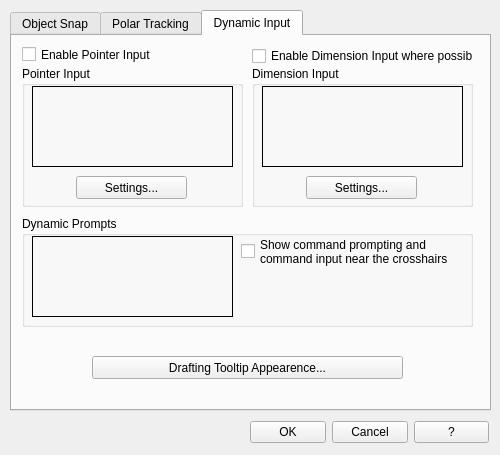
<?xml version="1.0" encoding="UTF-8"?>
<ui version="4.0">
 <class>DSettings_Dialog</class>
 <widget class="QDialog" name="DSettings_Dialog">
  <property name="windowModality">
   <enum>Qt::ApplicationModal</enum>
  </property>
  <property name="geometry">
   <rect>
    <x>0</x>
    <y>0</y>
    <width>500</width>
    <height>455</height>
   </rect>
  </property>
  <property name="minimumSize">
   <size>
    <width>500</width>
    <height>455</height>
   </size>
  </property>
  <property name="maximumSize">
   <size>
    <width>500</width>
    <height>455</height>
   </size>
  </property>
  <property name="mouseTracking">
   <bool>true</bool>
  </property>
  <property name="contextMenuPolicy">
   <enum>Qt::DefaultContextMenu</enum>
  </property>
  <property name="windowTitle">
   <string>QAD - Drawing settings</string>
  </property>
  <property name="modal">
   <bool>true</bool>
  </property>
  <widget class="QTabWidget" name="tabWidget">
   <property name="geometry">
    <rect>
     <x>10</x>
     <y>10</y>
     <width>481</width>
     <height>401</height>
    </rect>
   </property>
   <property name="currentIndex">
    <number>2</number>
   </property>
   <widget class="QWidget" name="tab_1">
    <attribute name="title">
     <string>Object Snap</string>
    </attribute>
    <widget class="QGroupBox" name="groupBox">
     <property name="geometry">
      <rect>
       <x>10</x>
       <y>40</y>
       <width>451</width>
       <height>321</height>
      </rect>
     </property>
     <property name="title">
      <string>Object Snap modes</string>
     </property>
     <widget class="QWidget" name="layoutWidget">
      <property name="geometry">
       <rect>
        <x>100</x>
        <y>290</y>
        <width>261</width>
        <height>25</height>
       </rect>
      </property>
      <layout class="QHBoxLayout" name="horizontalLayout_2">
       <item>
        <widget class="QPushButton" name="pushButton_SelectALL">
         <property name="text">
          <string>Select All</string>
         </property>
        </widget>
       </item>
       <item>
        <widget class="QPushButton" name="pushButton_DeSelectALL">
         <property name="text">
          <string>Deselect All</string>
         </property>
        </widget>
       </item>
      </layout>
     </widget>
     <widget class="QWidget" name="layoutWidget">
      <property name="geometry">
       <rect>
        <x>240</x>
        <y>20</y>
        <width>191</width>
        <height>261</height>
       </rect>
      </property>
      <layout class="QGridLayout" name="gridLayout">
       <item row="3" column="0">
        <widget class="QLabel" name="label_5">
         <property name="text">
          <string/>
         </property>
         <property name="pixmap">
          <pixmap resource="qad_dsettings.qrc">:/plugins/qad/icons/dsettings/OSNAP_EXTP.png</pixmap>
         </property>
        </widget>
       </item>
       <item row="4" column="0">
        <widget class="QLabel" name="label_13">
         <property name="text">
          <string/>
         </property>
         <property name="pixmap">
          <pixmap resource="qad_dsettings.qrc">:/plugins/qad/icons/dsettings/OSNAP_PARP.png</pixmap>
         </property>
        </widget>
       </item>
       <item row="5" column="0">
        <widget class="QLabel" name="label_14">
         <property name="text">
          <string/>
         </property>
         <property name="pixmap">
          <pixmap resource="qad_dsettings.qrc">:/plugins/qad/icons/dsettings/OSNAP_PROGP.png</pixmap>
         </property>
        </widget>
       </item>
       <item row="6" column="0">
        <widget class="QLabel" name="label_2">
         <property name="text">
          <string/>
         </property>
         <property name="pixmap">
          <pixmap resource="qad_dsettings.qrc">:/plugins/qad/icons/dsettings/OSNAP_EXTINT.png</pixmap>
         </property>
        </widget>
       </item>
       <item row="1" column="0">
        <widget class="QLabel" name="label_9">
         <property name="text">
          <string/>
         </property>
         <property name="pixmap">
          <pixmap resource="qad_dsettings.qrc">:/plugins/qad/icons/dsettings/OSNAP_PERP.png</pixmap>
         </property>
        </widget>
       </item>
       <item row="1" column="1">
        <widget class="QCheckBox" name="checkBox_PERP">
         <property name="toolTip">
          <string>&lt;!DOCTYPE HTML PUBLIC &quot;-//W3C//DTD HTML 4.0//EN&quot; &quot;http://www.w3.org/TR/REC-html40/strict.dtd&quot;&gt;
&lt;html&gt;&lt;head&gt;&lt;meta name=&quot;qrichtext&quot; content=&quot;1&quot; /&gt;&lt;style type=&quot;text/css&quot;&gt;
p, li { white-space: pre-wrap; }
&lt;/style&gt;&lt;/head&gt;&lt;body style=&quot; font-family:'MS Shell Dlg 2'; font-size:8.25pt; font-weight:400; font-style:normal;&quot;&gt;
&lt;p style=&quot; margin-top:12px; margin-bottom:12px; margin-left:0px; margin-right:0px; -qt-block-indent:0; text-indent:0px;&quot;&gt;Perpendicular OSnap: orthogonal projection of a given point on a segment.&lt;/p&gt;
&lt;p style=&quot; margin-top:12px; margin-bottom:12px; margin-left:0px; margin-right:0px; -qt-block-indent:0; text-indent:0px;&quot;&gt;&lt;img src=&quot;:/plugins/qad/icons/dsettings/OSNAP_ToolTIP_PERP.png&quot; /&gt;&lt;/p&gt;&lt;/body&gt;&lt;/html&gt;</string>
         </property>
         <property name="text">
          <string>Perpendicular</string>
         </property>
         <property name="tristate">
          <bool>false</bool>
         </property>
        </widget>
       </item>
       <item row="2" column="0">
        <widget class="QLabel" name="label_10">
         <property name="text">
          <string/>
         </property>
         <property name="pixmap">
          <pixmap resource="qad_dsettings.qrc">:/plugins/qad/icons/dsettings/OSNAP_TANP.png</pixmap>
         </property>
        </widget>
       </item>
       <item row="2" column="1">
        <widget class="QCheckBox" name="checkBox_TANP">
         <property name="toolTip">
          <string>&lt;!DOCTYPE HTML PUBLIC &quot;-//W3C//DTD HTML 4.0//EN&quot; &quot;http://www.w3.org/TR/REC-html40/strict.dtd&quot;&gt;
&lt;html&gt;&lt;head&gt;&lt;meta name=&quot;qrichtext&quot; content=&quot;1&quot; /&gt;&lt;style type=&quot;text/css&quot;&gt;
p, li { white-space: pre-wrap; }
&lt;/style&gt;&lt;/head&gt;&lt;body style=&quot; font-family:'MS Shell Dlg 2'; font-size:8.25pt; font-weight:400; font-style:normal;&quot;&gt;
&lt;p style=&quot; margin-top:12px; margin-bottom:12px; margin-left:0px; margin-right:0px; -qt-block-indent:0; text-indent:0px;&quot;&gt;tangent point on a curve of a line passing through a given point.&lt;/p&gt;
&lt;p style=&quot; margin-top:12px; margin-bottom:12px; margin-left:0px; margin-right:0px; -qt-block-indent:0; text-indent:0px;&quot;&gt;&lt;img src=&quot;:/plugins/qad/icons/dsettings/OSNAP_ToolTIP_TANP.png&quot; /&gt;&lt;/p&gt;&lt;/body&gt;&lt;/html&gt;</string>
         </property>
         <property name="text">
          <string>Tangent</string>
         </property>
         <property name="tristate">
          <bool>false</bool>
         </property>
        </widget>
       </item>
       <item row="3" column="1">
        <widget class="QCheckBox" name="checkBox_EXTP">
         <property name="toolTip">
          <string>&lt;!DOCTYPE HTML PUBLIC &quot;-//W3C//DTD HTML 4.0//EN&quot; &quot;http://www.w3.org/TR/REC-html40/strict.dtd&quot;&gt;
&lt;html&gt;&lt;head&gt;&lt;meta name=&quot;qrichtext&quot; content=&quot;1&quot; /&gt;&lt;style type=&quot;text/css&quot;&gt;
p, li { white-space: pre-wrap; }
&lt;/style&gt;&lt;/head&gt;&lt;body style=&quot; font-family:'MS Shell Dlg 2'; font-size:8.25pt; font-weight:400; font-style:normal;&quot;&gt;
&lt;p style=&quot; margin-top:12px; margin-bottom:12px; margin-left:0px; margin-right:0px; -qt-block-indent:0; text-indent:0px;&quot;&gt;Extension OSnap: point on the segment extension until the cursor position.&lt;/p&gt;
&lt;p style=&quot; margin-top:12px; margin-bottom:12px; margin-left:0px; margin-right:0px; -qt-block-indent:0; text-indent:0px;&quot;&gt;&lt;img src=&quot;:/plugins/qad/icons/dsettings/OSNAP_ToolTIP_EXTP.png&quot; /&gt;&lt;/p&gt;&lt;/body&gt;&lt;/html&gt;</string>
         </property>
         <property name="text">
          <string>Extend</string>
         </property>
         <property name="tristate">
          <bool>false</bool>
         </property>
        </widget>
       </item>
       <item row="4" column="1">
        <widget class="QCheckBox" name="checkBox_PARALP">
         <property name="toolTip">
          <string>&lt;!DOCTYPE HTML PUBLIC &quot;-//W3C//DTD HTML 4.0//EN&quot; &quot;http://www.w3.org/TR/REC-html40/strict.dtd&quot;&gt;
&lt;html&gt;&lt;head&gt;&lt;meta name=&quot;qrichtext&quot; content=&quot;1&quot; /&gt;&lt;style type=&quot;text/css&quot;&gt;
p, li { white-space: pre-wrap; }
&lt;/style&gt;&lt;/head&gt;&lt;body style=&quot; font-family:'MS Shell Dlg 2'; font-size:8.25pt; font-weight:400; font-style:normal;&quot;&gt;
&lt;p style=&quot; margin-top:12px; margin-bottom:12px; margin-left:0px; margin-right:0px; -qt-block-indent:0; text-indent:0px;&quot;&gt;&lt;span style=&quot; font-size:8pt;&quot;&gt;Parallel OSnap: point on a line, passing through a given point, parallel to a segment.&lt;/span&gt;&lt;/p&gt;
&lt;p style=&quot; margin-top:12px; margin-bottom:12px; margin-left:0px; margin-right:0px; -qt-block-indent:0; text-indent:0px;&quot;&gt;&lt;img src=&quot;:/plugins/qad/icons/dsettings/OSNAP_ToolTIP_PARLP.png&quot; /&gt;&lt;/p&gt;&lt;/body&gt;&lt;/html&gt;</string>
         </property>
         <property name="text">
          <string>Parallel</string>
         </property>
         <property name="tristate">
          <bool>false</bool>
         </property>
        </widget>
       </item>
       <item row="5" column="1">
        <widget class="QCheckBox" name="checkBox_PROGRESP">
         <property name="toolTip">
          <string>&lt;!DOCTYPE HTML PUBLIC &quot;-//W3C//DTD HTML 4.0//EN&quot; &quot;http://www.w3.org/TR/REC-html40/strict.dtd&quot;&gt;
&lt;html&gt;&lt;head&gt;&lt;meta name=&quot;qrichtext&quot; content=&quot;1&quot; /&gt;&lt;style type=&quot;text/css&quot;&gt;
p, li { white-space: pre-wrap; }
&lt;/style&gt;&lt;/head&gt;&lt;body style=&quot; font-family:'MS Shell Dlg 2'; font-size:8.25pt; font-weight:400; font-style:normal;&quot;&gt;
&lt;p style=&quot; margin-top:12px; margin-bottom:12px; margin-left:0px; margin-right:0px; -qt-block-indent:0; text-indent:0px;&quot;&gt;&lt;span style=&quot; font-size:8pt;&quot;&gt;Progressive OSnap: point at a given distance along a geometry line: from a vertex we can set a point at a distance measured along the geometry line.&lt;/span&gt;&lt;/p&gt;
&lt;p style=&quot; margin-top:12px; margin-bottom:12px; margin-left:0px; margin-right:0px; -qt-block-indent:0; text-indent:0px;&quot;&gt;&lt;img src=&quot;:/plugins/qad/icons/dsettings/OSNAP_ToolTIP_PROGRESP.png&quot; /&gt;&lt;/p&gt;&lt;/body&gt;&lt;/html&gt;</string>
         </property>
         <property name="text">
          <string>Progressive</string>
         </property>
         <property name="tristate">
          <bool>false</bool>
         </property>
        </widget>
       </item>
       <item row="6" column="1">
        <widget class="QCheckBox" name="checkBox_EXT_INT">
         <property name="toolTip">
          <string>&lt;!DOCTYPE HTML PUBLIC &quot;-//W3C//DTD HTML 4.0//EN&quot; &quot;http://www.w3.org/TR/REC-html40/strict.dtd&quot;&gt;
&lt;html&gt;&lt;head&gt;&lt;meta name=&quot;qrichtext&quot; content=&quot;1&quot; /&gt;&lt;style type=&quot;text/css&quot;&gt;
p, li { white-space: pre-wrap; }
&lt;/style&gt;&lt;/head&gt;&lt;body style=&quot; font-family:'MS Shell Dlg 2'; font-size:8.25pt; font-weight:400; font-style:normal;&quot;&gt;
&lt;p style=&quot; margin-top:12px; margin-bottom:12px; margin-left:0px; margin-right:0px; -qt-block-indent:0; text-indent:0px;&quot;&gt;&lt;span style=&quot; font-size:8pt;&quot;&gt;Intersection on extension OSnap: intersection point of the extensions of two segments.&lt;/span&gt;&lt;/p&gt;
&lt;p style=&quot; margin-top:12px; margin-bottom:12px; margin-left:0px; margin-right:0px; -qt-block-indent:0; text-indent:0px;&quot;&gt;&lt;img src=&quot;:/plugins/qad/icons/dsettings/OSNAP_ToolTIP_EXTINT.png&quot; /&gt;&lt;/p&gt;&lt;/body&gt;&lt;/html&gt;</string>
         </property>
         <property name="text">
          <string>Intersection on extension</string>
         </property>
        </widget>
       </item>
       <item row="0" column="1">
        <widget class="QCheckBox" name="checkBox_QUADP">
         <property name="toolTip">
          <string>&lt;!DOCTYPE HTML PUBLIC &quot;-//W3C//DTD HTML 4.0//EN&quot; &quot;http://www.w3.org/TR/REC-html40/strict.dtd&quot;&gt;
&lt;html&gt;&lt;head&gt;&lt;meta name=&quot;qrichtext&quot; content=&quot;1&quot; /&gt;&lt;style type=&quot;text/css&quot;&gt;
p, li { white-space: pre-wrap; }
&lt;/style&gt;&lt;/head&gt;&lt;body style=&quot; font-family:'MS Shell Dlg 2'; font-size:8.25pt; font-weight:400; font-style:normal;&quot;&gt;
&lt;p style=&quot; margin-top:12px; margin-bottom:12px; margin-left:0px; margin-right:0px; -qt-block-indent:0; text-indent:0px;&quot;&gt;Quadrant OSnap: intersections of the cartesian axis with a circumference of a circle or an arc.&lt;/p&gt;
&lt;p style=&quot; margin-top:12px; margin-bottom:12px; margin-left:0px; margin-right:0px; -qt-block-indent:0; text-indent:0px;&quot;&gt;&lt;img src=&quot;:/plugins/qad/icons/dsettings/OSNAP_ToolTIP_QUADP.png&quot; /&gt;&lt;/p&gt;&lt;/body&gt;&lt;/html&gt;</string>
         </property>
         <property name="text">
          <string>Quadrant</string>
         </property>
         <property name="tristate">
          <bool>false</bool>
         </property>
        </widget>
       </item>
       <item row="0" column="0">
        <widget class="QLabel" name="label_3">
         <property name="text">
          <string/>
         </property>
         <property name="pixmap">
          <pixmap resource="qad_dsettings.qrc">:/plugins/qad/icons/dsettings/OSNAP_QUADP.png</pixmap>
         </property>
        </widget>
       </item>
      </layout>
     </widget>
     <widget class="QLineEdit" name="lineEdit_ProgrDistance">
      <property name="geometry">
       <rect>
        <x>380</x>
        <y>210</y>
        <width>41</width>
        <height>20</height>
       </rect>
      </property>
     </widget>
     <widget class="QWidget" name="layoutWidget">
      <property name="geometry">
       <rect>
        <x>10</x>
        <y>20</y>
        <width>161</width>
        <height>261</height>
       </rect>
      </property>
      <layout class="QGridLayout" name="gridLayout_2" columnstretch="0,0">
       <property name="sizeConstraint">
        <enum>QLayout::SetMinimumSize</enum>
       </property>
       <item row="0" column="1">
        <widget class="QCheckBox" name="checkBox_END_PLINE">
         <property name="toolTip">
          <string>&lt;!DOCTYPE HTML PUBLIC &quot;-//W3C//DTD HTML 4.0//EN&quot; &quot;http://www.w3.org/TR/REC-html40/strict.dtd&quot;&gt;
&lt;html&gt;&lt;head&gt;&lt;meta name=&quot;qrichtext&quot; content=&quot;1&quot; /&gt;&lt;style type=&quot;text/css&quot;&gt;
p, li { white-space: pre-wrap; }
&lt;/style&gt;&lt;/head&gt;&lt;body style=&quot; font-family:'MS Shell Dlg 2'; font-size:8.25pt; font-weight:400; font-style:normal;&quot;&gt;
&lt;p style=&quot; margin-top:12px; margin-bottom:12px; margin-left:0px; margin-right:0px; -qt-block-indent:0; text-indent:0px;&quot;&gt;&lt;span style=&quot; font-size:8pt;&quot;&gt;Start / End OSnap: starting and ending vertices of a linear geometry.&lt;/span&gt;&lt;/p&gt;
&lt;p style=&quot; margin-top:12px; margin-bottom:12px; margin-left:0px; margin-right:0px; -qt-block-indent:0; text-indent:0px;&quot;&gt;&lt;img src=&quot;:/plugins/qad/icons/dsettings/OSNAP_ToolTIP_END_PLINE.png&quot; /&gt;&lt;/p&gt;&lt;/body&gt;&lt;/html&gt;</string>
         </property>
         <property name="text">
          <string>Start / End</string>
         </property>
        </widget>
       </item>
       <item row="1" column="0">
        <widget class="QLabel" name="label_ENDP">
         <property name="text">
          <string/>
         </property>
         <property name="pixmap">
          <pixmap resource="qad_dsettings.qrc">:/plugins/qad/icons/dsettings/OSNAP_ENDP.png</pixmap>
         </property>
        </widget>
       </item>
       <item row="1" column="1">
        <widget class="QCheckBox" name="checkBox_ENDP">
         <property name="toolTip">
          <string comment="aa" extracomment="aa">&lt;!DOCTYPE HTML PUBLIC &quot;-//W3C//DTD HTML 4.0//EN&quot; &quot;http://www.w3.org/TR/REC-html40/strict.dtd&quot;&gt;
&lt;html&gt;&lt;head&gt;&lt;meta name=&quot;qrichtext&quot; content=&quot;1&quot; /&gt;&lt;style type=&quot;text/css&quot;&gt;
p, li { white-space: pre-wrap; }
&lt;/style&gt;&lt;/head&gt;&lt;body style=&quot; font-family:'MS Shell Dlg 2'; font-size:8.25pt; font-weight:400; font-style:normal;&quot;&gt;
&lt;p style=&quot; margin-top:12px; margin-bottom:12px; margin-left:0px; margin-right:0px; -qt-block-indent:0; text-indent:0px;&quot;&gt;Start / End segment OSnap: starting and ending vertices of each segment of a geometry.&lt;/p&gt;
&lt;p style=&quot; margin-top:12px; margin-bottom:12px; margin-left:0px; margin-right:0px; -qt-block-indent:0; text-indent:0px;&quot;&gt;&lt;img src=&quot;:/plugins/qad/icons/dsettings/OSNAP_ToolTIP_ENDP.png&quot; /&gt;&lt;/p&gt;&lt;/body&gt;&lt;/html&gt;</string>
         </property>
         <property name="text">
          <string>Segment Start / End</string>
         </property>
         <property name="tristate">
          <bool>false</bool>
         </property>
        </widget>
       </item>
       <item row="2" column="0">
        <widget class="QLabel" name="label_MIDP">
         <property name="text">
          <string/>
         </property>
         <property name="pixmap">
          <pixmap resource="qad_dsettings.qrc">:/plugins/qad/icons/dsettings/OSNAP_MEDP.png</pixmap>
         </property>
        </widget>
       </item>
       <item row="2" column="1">
        <widget class="QCheckBox" name="checkBox_MIDP">
         <property name="toolTip">
          <string>&lt;!DOCTYPE HTML PUBLIC &quot;-//W3C//DTD HTML 4.0//EN&quot; &quot;http://www.w3.org/TR/REC-html40/strict.dtd&quot;&gt;
&lt;html&gt;&lt;head&gt;&lt;meta name=&quot;qrichtext&quot; content=&quot;1&quot; /&gt;&lt;style type=&quot;text/css&quot;&gt;
p, li { white-space: pre-wrap; }
&lt;/style&gt;&lt;/head&gt;&lt;body style=&quot; font-family:'MS Shell Dlg 2'; font-size:8.25pt; font-weight:400; font-style:normal;&quot;&gt;
&lt;p style=&quot; margin-top:12px; margin-bottom:12px; margin-left:0px; margin-right:0px; -qt-block-indent:0; text-indent:0px;&quot;&gt;Middle point OSnap: middle point of each segment of a geometry.&lt;/p&gt;
&lt;p style=&quot; margin-top:12px; margin-bottom:12px; margin-left:0px; margin-right:0px; -qt-block-indent:0; text-indent:0px;&quot;&gt;&lt;img src=&quot;:/plugins/qad/icons/dsettings/OSNAP_ToolTIP_MIDP.png&quot; /&gt;&lt;/p&gt;&lt;/body&gt;&lt;/html&gt;</string>
         </property>
         <property name="text">
          <string>Middle point</string>
         </property>
         <property name="tristate">
          <bool>false</bool>
         </property>
        </widget>
       </item>
       <item row="3" column="0">
        <widget class="QLabel" name="label_4">
         <property name="text">
          <string/>
         </property>
         <property name="pixmap">
          <pixmap resource="qad_dsettings.qrc">:/plugins/qad/icons/dsettings/OSNAP_INTP.png</pixmap>
         </property>
        </widget>
       </item>
       <item row="3" column="1">
        <widget class="QCheckBox" name="checkBox_INTP">
         <property name="toolTip">
          <string>&lt;!DOCTYPE HTML PUBLIC &quot;-//W3C//DTD HTML 4.0//EN&quot; &quot;http://www.w3.org/TR/REC-html40/strict.dtd&quot;&gt;
&lt;html&gt;&lt;head&gt;&lt;meta name=&quot;qrichtext&quot; content=&quot;1&quot; /&gt;&lt;style type=&quot;text/css&quot;&gt;
p, li { white-space: pre-wrap; }
&lt;/style&gt;&lt;/head&gt;&lt;body style=&quot; font-family:'MS Shell Dlg 2'; font-size:8.25pt; font-weight:400; font-style:normal;&quot;&gt;
&lt;p style=&quot; margin-top:12px; margin-bottom:12px; margin-left:0px; margin-right:0px; -qt-block-indent:0; text-indent:0px;&quot;&gt;Intersection OSnap: intersection between two segments.&lt;/p&gt;
&lt;p style=&quot; margin-top:12px; margin-bottom:12px; margin-left:0px; margin-right:0px; -qt-block-indent:0; text-indent:0px;&quot;&gt;&lt;img src=&quot;:/plugins/qad/icons/dsettings/OSNAP_ToolTIP_INTP.png&quot; /&gt;&lt;/p&gt;&lt;/body&gt;&lt;/html&gt;</string>
         </property>
         <property name="text">
          <string>Intersection</string>
         </property>
         <property name="tristate">
          <bool>false</bool>
         </property>
        </widget>
       </item>
       <item row="4" column="0">
        <widget class="QLabel" name="label_6">
         <property name="text">
          <string/>
         </property>
         <property name="pixmap">
          <pixmap resource="qad_dsettings.qrc">:/plugins/qad/icons/dsettings/OSNAP_CENP.png</pixmap>
         </property>
        </widget>
       </item>
       <item row="4" column="1">
        <widget class="QCheckBox" name="checkBox_CENP">
         <property name="toolTip">
          <string>&lt;!DOCTYPE HTML PUBLIC &quot;-//W3C//DTD HTML 4.0//EN&quot; &quot;http://www.w3.org/TR/REC-html40/strict.dtd&quot;&gt;
&lt;html&gt;&lt;head&gt;&lt;meta name=&quot;qrichtext&quot; content=&quot;1&quot; /&gt;&lt;style type=&quot;text/css&quot;&gt;
p, li { white-space: pre-wrap; }
&lt;/style&gt;&lt;/head&gt;&lt;body style=&quot; font-family:'MS Shell Dlg 2'; font-size:8.25pt; font-weight:400; font-style:normal;&quot;&gt;
&lt;p style=&quot; margin-top:12px; margin-bottom:12px; margin-left:0px; margin-right:0px; -qt-block-indent:0; text-indent:0px;&quot;&gt;Center OSnap: center of a circle or arc or centroid of an areal geometry.&lt;/p&gt;
&lt;p style=&quot; margin-top:12px; margin-bottom:12px; margin-left:0px; margin-right:0px; -qt-block-indent:0; text-indent:0px;&quot;&gt;&lt;img src=&quot;:/plugins/qad/icons/dsettings/OSNAP_ToolTIP_CENP.png&quot; /&gt;&lt;/p&gt;&lt;/body&gt;&lt;/html&gt;</string>
         </property>
         <property name="text">
          <string>Center</string>
         </property>
         <property name="tristate">
          <bool>false</bool>
         </property>
        </widget>
       </item>
       <item row="5" column="0">
        <widget class="QLabel" name="label_7">
         <property name="text">
          <string/>
         </property>
         <property name="pixmap">
          <pixmap resource="qad_dsettings.qrc">:/plugins/qad/icons/dsettings/OSNAP_NODP.png</pixmap>
         </property>
         <property name="scaledContents">
          <bool>false</bool>
         </property>
        </widget>
       </item>
       <item row="5" column="1">
        <widget class="QCheckBox" name="checkBox_NODP">
         <property name="toolTip">
          <string>&lt;!DOCTYPE HTML PUBLIC &quot;-//W3C//DTD HTML 4.0//EN&quot; &quot;http://www.w3.org/TR/REC-html40/strict.dtd&quot;&gt;
&lt;html&gt;&lt;head&gt;&lt;meta name=&quot;qrichtext&quot; content=&quot;1&quot; /&gt;&lt;style type=&quot;text/css&quot;&gt;
p, li { white-space: pre-wrap; }
&lt;/style&gt;&lt;/head&gt;&lt;body style=&quot; font-family:'MS Shell Dlg 2'; font-size:8.25pt; font-weight:400; font-style:normal;&quot;&gt;
&lt;p style=&quot; margin-top:12px; margin-bottom:12px; margin-left:0px; margin-right:0px; -qt-block-indent:0; text-indent:0px;&quot;&gt;Node OSnap: coordinate of a punctual geometry.&lt;/p&gt;
&lt;p style=&quot; margin-top:12px; margin-bottom:12px; margin-left:0px; margin-right:0px; -qt-block-indent:0; text-indent:0px;&quot;&gt;&lt;img src=&quot;:/plugins/qad/icons/dsettings/OSNAP_ToolTIP_NODP.png&quot; /&gt;&lt;/p&gt;&lt;/body&gt;&lt;/html&gt;</string>
         </property>
         <property name="text">
          <string>Node</string>
         </property>
         <property name="tristate">
          <bool>false</bool>
         </property>
        </widget>
       </item>
       <item row="6" column="0">
        <widget class="QLabel" name="label_11">
         <property name="text">
          <string/>
         </property>
         <property name="pixmap">
          <pixmap resource="qad_dsettings.qrc">:/plugins/qad/icons/dsettings/OSNAP_NEARP.png</pixmap>
         </property>
        </widget>
       </item>
       <item row="6" column="1">
        <widget class="QCheckBox" name="checkBox_NEARP">
         <property name="toolTip">
          <string>&lt;!DOCTYPE HTML PUBLIC &quot;-//W3C//DTD HTML 4.0//EN&quot; &quot;http://www.w3.org/TR/REC-html40/strict.dtd&quot;&gt;
&lt;html&gt;&lt;head&gt;&lt;meta name=&quot;qrichtext&quot; content=&quot;1&quot; /&gt;&lt;style type=&quot;text/css&quot;&gt;
p, li { white-space: pre-wrap; }
&lt;/style&gt;&lt;/head&gt;&lt;body style=&quot; font-family:'MS Shell Dlg 2'; font-size:8.25pt; font-weight:400; font-style:normal;&quot;&gt;
&lt;p style=&quot; margin-top:12px; margin-bottom:12px; margin-left:0px; margin-right:0px; -qt-block-indent:0; text-indent:0px;&quot;&gt;Near OSnap: point of a segment close to the cursor position.&lt;/p&gt;
&lt;p style=&quot; margin-top:12px; margin-bottom:12px; margin-left:0px; margin-right:0px; -qt-block-indent:0; text-indent:0px;&quot;&gt;&lt;img src=&quot;:/plugins/qad/icons/dsettings/OSNAP_ToolTIP_NEARP.png&quot; /&gt;&lt;/p&gt;&lt;/body&gt;&lt;/html&gt;</string>
         </property>
         <property name="text">
          <string>Near</string>
         </property>
         <property name="tristate">
          <bool>false</bool>
         </property>
        </widget>
       </item>
       <item row="0" column="0">
        <widget class="QLabel" name="label_8">
         <property name="text">
          <string/>
         </property>
         <property name="pixmap">
          <pixmap resource="qad_dsettings.qrc">:/plugins/qad/icons/dsettings/OSNAP_ENDP.png</pixmap>
         </property>
        </widget>
       </item>
      </layout>
     </widget>
    </widget>
    <widget class="QCheckBox" name="checkBox_IsOsnapON">
     <property name="geometry">
      <rect>
       <x>10</x>
       <y>10</y>
       <width>191</width>
       <height>17</height>
      </rect>
     </property>
     <property name="toolTip">
      <string>&lt;html&gt;&lt;head/&gt;&lt;body&gt;&lt;p&gt;Turns object snap on and off. The selected object snap modes are active when the object snap is activated (system variable OSMODE).&lt;/p&gt;&lt;/body&gt;&lt;/html&gt;</string>
     </property>
     <property name="text">
      <string>Object Snap (F3)</string>
     </property>
    </widget>
    <widget class="QCheckBox" name="checkBox_ObjectSnapTracking">
     <property name="geometry">
      <rect>
       <x>210</x>
       <y>10</y>
       <width>251</width>
       <height>20</height>
      </rect>
     </property>
     <property name="toolTip">
      <string>&lt;html&gt;&lt;head/&gt;&lt;body&gt;&lt;p&gt;Turns object snap tracking on and off. Using the object snap tracking, the cursor can track along alignment paths that are based on object snap points. To use the object snap tracking, select one or more object snap (system variable AUTOSNAP).&lt;/p&gt;&lt;/body&gt;&lt;/html&gt;</string>
     </property>
     <property name="text">
      <string>Object Snap Tracking (F11)</string>
     </property>
    </widget>
   </widget>
   <widget class="QWidget" name="tab_2">
    <attribute name="title">
     <string>Polar Tracking</string>
    </attribute>
    <widget class="QCheckBox" name="checkBox_PolarPickPoint">
     <property name="geometry">
      <rect>
       <x>10</x>
       <y>10</y>
       <width>171</width>
       <height>17</height>
      </rect>
     </property>
     <property name="toolTip">
      <string>Turns polar tracking on and off (system variable AUTOSNAP).</string>
     </property>
     <property name="text">
      <string>Polar Tracking (F10)</string>
     </property>
    </widget>
    <widget class="QGroupBox" name="groupBox_PolarAngleSettings">
     <property name="geometry">
      <rect>
       <x>10</x>
       <y>40</y>
       <width>151</width>
       <height>71</height>
      </rect>
     </property>
     <property name="title">
      <string>Polar angle settings</string>
     </property>
     <widget class="QLabel" name="label_12">
      <property name="geometry">
       <rect>
        <x>10</x>
        <y>20</y>
        <width>121</width>
        <height>16</height>
       </rect>
      </property>
      <property name="text">
       <string>Increment angle:</string>
      </property>
     </widget>
     <widget class="QComboBox" name="comboBox_increment_angle">
      <property name="geometry">
       <rect>
        <x>10</x>
        <y>40</y>
        <width>131</width>
        <height>22</height>
       </rect>
      </property>
      <property name="editable">
       <bool>true</bool>
      </property>
     </widget>
    </widget>
    <widget class="QGroupBox" name="groupBox_OsnapPolarOrtho">
     <property name="geometry">
      <rect>
       <x>190</x>
       <y>40</y>
       <width>271</width>
       <height>71</height>
      </rect>
     </property>
     <property name="title">
      <string>Object Snap Tracking Settings</string>
     </property>
     <widget class="QRadioButton" name="radioButton_OsnapOrtho">
      <property name="geometry">
       <rect>
        <x>10</x>
        <y>30</y>
        <width>251</width>
        <height>17</height>
       </rect>
      </property>
      <property name="toolTip">
       <string>Displays only orthogonal (horizontal/vertical) object snap tracking paths for acquired object snap points when object snap tracking is on (POLARMODE system variable).</string>
      </property>
      <property name="text">
       <string>Track orthogonally only</string>
      </property>
     </widget>
     <widget class="QRadioButton" name="radioButton_OsnapPolarAngle">
      <property name="geometry">
       <rect>
        <x>10</x>
        <y>50</y>
        <width>251</width>
        <height>16</height>
       </rect>
      </property>
      <property name="toolTip">
       <string>Applies polar tracking settings to object snap tracking. When you use object snap tracking, the cursor tracks along polar alignment angles from acquired object snap points (POLARMODE system variable).</string>
      </property>
      <property name="text">
       <string>Track using polar angle settings</string>
      </property>
     </widget>
    </widget>
    <widget class="QGroupBox" name="groupBox_OsnapPolarMeasurement">
     <property name="geometry">
      <rect>
       <x>190</x>
       <y>120</y>
       <width>271</width>
       <height>71</height>
      </rect>
     </property>
     <property name="title">
      <string>Polar Angle measurement</string>
     </property>
     <widget class="QRadioButton" name="radioButton_OsnapPolarAbolute">
      <property name="geometry">
       <rect>
        <x>10</x>
        <y>30</y>
        <width>251</width>
        <height>17</height>
       </rect>
      </property>
      <property name="toolTip">
       <string>Bases polar tracking angles on the current user coordinate system.</string>
      </property>
      <property name="text">
       <string>Absolute</string>
      </property>
     </widget>
     <widget class="QRadioButton" name="radioButton_OsnapPolarRelative">
      <property name="geometry">
       <rect>
        <x>10</x>
        <y>50</y>
        <width>251</width>
        <height>17</height>
       </rect>
      </property>
      <property name="toolTip">
       <string>Bases polar tracking angles on the last segment drawn.</string>
      </property>
      <property name="text">
       <string>Relative to last segment</string>
      </property>
     </widget>
    </widget>
   </widget>
   <widget class="QWidget" name="tab_3">
    <attribute name="title">
     <string>Dynamic Input</string>
    </attribute>
    <widget class="QCheckBox" name="checkBox_DI_EnableInputPointer">
     <property name="geometry">
      <rect>
       <x>10</x>
       <y>10</y>
       <width>221</width>
       <height>17</height>
      </rect>
     </property>
     <property name="toolTip">
      <string>Turns on pointer input. When pointer input and dimensional input are both turned on, dimensional input supersedes pointer input when it is available. (DYNMODE system variable)</string>
     </property>
     <property name="text">
      <string>Enable Pointer Input</string>
     </property>
    </widget>
    <widget class="QCheckBox" name="checkBox_DI_EnableDimPointer">
     <property name="geometry">
      <rect>
       <x>240</x>
       <y>10</y>
       <width>221</width>
       <height>20</height>
      </rect>
     </property>
     <property name="toolTip">
      <string>Turns on dimensional input. Dimensional input is not available for some commands that prompt for a second point. (DYNMODE system variable)</string>
     </property>
     <property name="text">
      <string>Enable Dimension Input where possible</string>
     </property>
    </widget>
    <widget class="QGroupBox" name="groupBox_2">
     <property name="geometry">
      <rect>
       <x>10</x>
       <y>30</y>
       <width>221</width>
       <height>141</height>
      </rect>
     </property>
     <property name="title">
      <string>Pointer Input</string>
     </property>
     <widget class="QPushButton" name="pushButton_DI_PointerInputSettings">
      <property name="geometry">
       <rect>
        <x>54</x>
        <y>110</y>
        <width>111</width>
        <height>23</height>
       </rect>
      </property>
      <property name="toolTip">
       <string>Displays the Pointer Input Settings dialog box.</string>
      </property>
      <property name="text">
       <string>Settings...</string>
      </property>
     </widget>
     <widget class="QLabel" name="label">
      <property name="geometry">
       <rect>
        <x>10</x>
        <y>20</y>
        <width>201</width>
        <height>81</height>
       </rect>
      </property>
      <property name="frameShape">
       <enum>QFrame::Box</enum>
      </property>
      <property name="text">
       <string/>
      </property>
      <property name="pixmap">
       <pixmap resource="qad_dsettings.qrc">:/plugins/qad/icons/dsettings/pointer_input.png</pixmap>
      </property>
      <property name="scaledContents">
       <bool>true</bool>
      </property>
     </widget>
    </widget>
    <widget class="QGroupBox" name="groupBox_3">
     <property name="geometry">
      <rect>
       <x>240</x>
       <y>30</y>
       <width>221</width>
       <height>141</height>
      </rect>
     </property>
     <property name="title">
      <string>Dimension Input</string>
     </property>
     <widget class="QPushButton" name="pushButton_DI_DimensionInputSettings">
      <property name="geometry">
       <rect>
        <x>54</x>
        <y>110</y>
        <width>111</width>
        <height>23</height>
       </rect>
      </property>
      <property name="toolTip">
       <string>Displays the Dimension Input Settings dialog box.</string>
      </property>
      <property name="text">
       <string>Settings...</string>
      </property>
     </widget>
     <widget class="QLabel" name="label_15">
      <property name="geometry">
       <rect>
        <x>10</x>
        <y>20</y>
        <width>201</width>
        <height>81</height>
       </rect>
      </property>
      <property name="frameShape">
       <enum>QFrame::Box</enum>
      </property>
      <property name="text">
       <string/>
      </property>
      <property name="pixmap">
       <pixmap resource="qad_dsettings.qrc">:/plugins/qad/icons/dsettings/dimension_input.png</pixmap>
      </property>
      <property name="scaledContents">
       <bool>true</bool>
      </property>
     </widget>
    </widget>
    <widget class="QGroupBox" name="groupBox_4">
     <property name="geometry">
      <rect>
       <x>10</x>
       <y>180</y>
       <width>451</width>
       <height>111</height>
      </rect>
     </property>
     <property name="title">
      <string>Dynamic Prompts</string>
     </property>
     <widget class="QCheckBox" name="checkBox_DI_ShowPrompt">
      <property name="geometry">
       <rect>
        <x>219</x>
        <y>20</y>
        <width>221</width>
        <height>31</height>
       </rect>
      </property>
      <property name="sizePolicy">
       <sizepolicy hsizetype="Minimum" vsizetype="Minimum">
        <horstretch>0</horstretch>
        <verstretch>0</verstretch>
       </sizepolicy>
      </property>
      <property name="toolTip">
       <string>Displays prompts in Dynamic Input tooltips. (DYNPROMPT system variable)</string>
      </property>
      <property name="text">
       <string>Show command prompting and 
command input near the crosshairs</string>
      </property>
      <property name="tristate">
       <bool>false</bool>
      </property>
     </widget>
     <widget class="QLabel" name="label_16">
      <property name="geometry">
       <rect>
        <x>10</x>
        <y>20</y>
        <width>201</width>
        <height>81</height>
       </rect>
      </property>
      <property name="frameShape">
       <enum>QFrame::Box</enum>
      </property>
      <property name="text">
       <string/>
      </property>
      <property name="pixmap">
       <pixmap resource="qad_dsettings.qrc">:/plugins/qad/icons/dsettings/dynamic_prompts.png</pixmap>
      </property>
      <property name="scaledContents">
       <bool>true</bool>
      </property>
     </widget>
    </widget>
    <widget class="QPushButton" name="pushButton_DI_TootipAppearance">
     <property name="geometry">
      <rect>
       <x>80</x>
       <y>320</y>
       <width>311</width>
       <height>23</height>
      </rect>
     </property>
     <property name="toolTip">
      <string>Displays the Tooltip Appearance dialog box.</string>
     </property>
     <property name="text">
      <string>Drafting Tooltip Appearence...</string>
     </property>
    </widget>
   </widget>
  </widget>
  <widget class="QWidget" name="layoutWidget">
   <property name="geometry">
    <rect>
     <x>250</x>
     <y>420</y>
     <width>239</width>
     <height>25</height>
    </rect>
   </property>
   <layout class="QHBoxLayout" name="horizontalLayout">
    <item>
     <widget class="QPushButton" name="okButton">
      <property name="text">
       <string>OK</string>
      </property>
     </widget>
    </item>
    <item>
     <widget class="QPushButton" name="cancelButton">
      <property name="text">
       <string>Cancel</string>
      </property>
     </widget>
    </item>
    <item>
     <widget class="QPushButton" name="pushButton_HELP">
      <property name="text">
       <string>?</string>
      </property>
     </widget>
    </item>
   </layout>
  </widget>
 </widget>
 <resources>
  <include location="qad_dsettings.qrc"/>
 </resources>
 <connections>
  <connection>
   <sender>pushButton_DeSelectALL</sender>
   <signal>pressed()</signal>
   <receiver>DSettings_Dialog</receiver>
   <slot>ButtonDeselectALL_Pressed()</slot>
   <hints>
    <hint type="sourcelabel">
     <x>357</x>
     <y>385</y>
    </hint>
    <hint type="destinationlabel">
     <x>439</x>
     <y>0</y>
    </hint>
   </hints>
  </connection>
  <connection>
   <sender>pushButton_SelectALL</sender>
   <signal>pressed()</signal>
   <receiver>DSettings_Dialog</receiver>
   <slot>ButtonSelectALL_Pressed()</slot>
   <hints>
    <hint type="sourcelabel">
     <x>171</x>
     <y>385</y>
    </hint>
    <hint type="destinationlabel">
     <x>436</x>
     <y>0</y>
    </hint>
   </hints>
  </connection>
  <connection>
   <sender>pushButton_HELP</sender>
   <signal>clicked()</signal>
   <receiver>DSettings_Dialog</receiver>
   <slot>ButtonHELP_Pressed()</slot>
   <hints>
    <hint type="sourcelabel">
     <x>487</x>
     <y>440</y>
    </hint>
    <hint type="destinationlabel">
     <x>372</x>
     <y>426</y>
    </hint>
   </hints>
  </connection>
  <connection>
   <sender>okButton</sender>
   <signal>clicked()</signal>
   <receiver>DSettings_Dialog</receiver>
   <slot>ButtonBOX_Accepted()</slot>
   <hints>
    <hint type="sourcelabel">
     <x>251</x>
     <y>434</y>
    </hint>
    <hint type="destinationlabel">
     <x>8</x>
     <y>418</y>
    </hint>
   </hints>
  </connection>
  <connection>
   <sender>cancelButton</sender>
   <signal>clicked()</signal>
   <receiver>DSettings_Dialog</receiver>
   <slot>reject()</slot>
   <hints>
    <hint type="sourcelabel">
     <x>332</x>
     <y>429</y>
    </hint>
    <hint type="destinationlabel">
     <x>136</x>
     <y>413</y>
    </hint>
   </hints>
  </connection>
  <connection>
   <sender>pushButton_DI_PointerInputSettings</sender>
   <signal>clicked()</signal>
   <receiver>DSettings_Dialog</receiver>
   <slot>Button_DI_PointerInputSettings_Pressed()</slot>
   <hints>
    <hint type="sourcelabel">
     <x>135</x>
     <y>186</y>
    </hint>
    <hint type="destinationlabel">
     <x>3</x>
     <y>183</y>
    </hint>
   </hints>
  </connection>
  <connection>
   <sender>pushButton_DI_DimensionInputSettings</sender>
   <signal>clicked()</signal>
   <receiver>DSettings_Dialog</receiver>
   <slot>Button_DI_DimensionInputSettings_Pressed()</slot>
   <hints>
    <hint type="sourcelabel">
     <x>363</x>
     <y>183</y>
    </hint>
    <hint type="destinationlabel">
     <x>494</x>
     <y>192</y>
    </hint>
   </hints>
  </connection>
  <connection>
   <sender>pushButton_DI_TootipAppearance</sender>
   <signal>clicked()</signal>
   <receiver>DSettings_Dialog</receiver>
   <slot>Button_DI_TootipAppearance_Pressed()</slot>
   <hints>
    <hint type="sourcelabel">
     <x>287</x>
     <y>362</y>
    </hint>
    <hint type="destinationlabel">
     <x>494</x>
     <y>360</y>
    </hint>
   </hints>
  </connection>
 </connections>
 <slots>
  <slot>ButtonSelectALL_Pressed()</slot>
  <slot>ButtonDeselectALL_Pressed()</slot>
  <slot>ButtonBOX_Accepted()</slot>
  <slot>Hovered_Cursor_ENDP()</slot>
  <slot>Hovered_Cursor_MIDP()</slot>
  <slot>ContextMenu_Activated_ENDP()</slot>
  <slot>MainTabChanged()</slot>
  <slot>ButtonHELP_Pressed()</slot>
  <slot>Button_DI_PointerInputSettings_Pressed()</slot>
  <slot>Button_DI_DimensionInputSettings_Pressed()</slot>
  <slot>Button_DI_TootipAppearance_Pressed()</slot>
 </slots>
</ui>
